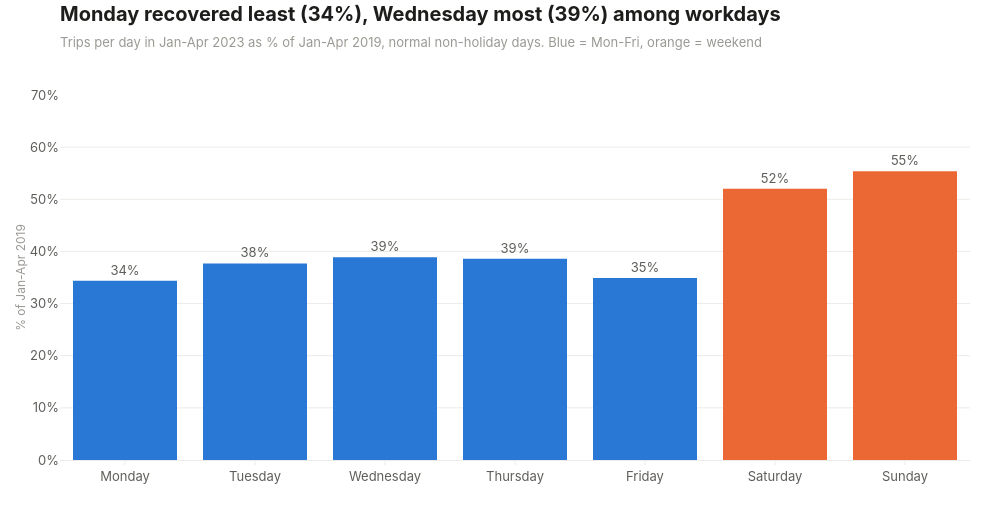

Notebook code for this chart:
### Code cell
colors = []
for day_of_week in by_weekday["day_of_week"]:
    if day_of_week <= 5:
        colors.append(viz.ACCENT)
    else:
        colors.append(viz.CONTRAST)

bars = go.Bar(
    x=by_weekday["day_name"],
    y=by_weekday["recovery_pct"],
    marker_color=colors,
    text=by_weekday["recovery_pct"].round(0).astype(int).astype(str) + "%",
    textposition="outside",
    customdata=by_weekday[["trips_2019", "trips_2023"]],
    hovertemplate="%{x}: %{customdata[1]:,.0f} vs %{customdata[0]:,.0f} trips per day<extra></extra>",
)

fig = go.Figure(bars)
fig.update_layout(hovermode="closest", showlegend=False)
fig.update_yaxes(title_text="% of Jan-Apr 2019", ticksuffix="%", range=[0, 70])

weakest_name = ""
weakest_pct = 101.0
strongest_name = ""
strongest_pct = -1.0
for _, row in by_weekday.iterrows():
    if row["day_of_week"] > 5:
        continue
    if row["recovery_pct"] < weakest_pct:
        weakest_name = row["day_name"]
        weakest_pct = row["recovery_pct"]
    if row["recovery_pct"] > strongest_pct:
        strongest_name = row["day_name"]
        strongest_pct = row["recovery_pct"]

title = (
    f"{weakest_name} recovered least ({weakest_pct:.0f}%), "
    f"{strongest_name} most ({strongest_pct:.0f}%) among workdays"
)
subtitle = "Trips per day in Jan-Apr 2023 as % of Jan-Apr 2019, normal non-holiday days. Blue = Mon-Fri, orange = weekend"
viz.titled(fig, title, subtitle)
viz.save(fig, "04_recovery_by_weekday")
fig

### Figure 1 — Plotly figure (JSON) as saved in the notebook; plotly's stock layout.template omitted (floating-point values rounded to 4 significant figures)
{"data": [{"customdata": [[401100.0, 138000.0], [424300.0, 160100.0], [415500.0, 161400.0], [422100.0, 163000.0], [385300.0, 134600.0], [160700.0, 83520.0], [107000.0, 59280.0]], "hovertemplate": "%{x}: %{customdata[1]:,.0f} vs %{customdata[0]:,.0f} trips per day<extra></extra>", "marker": {"color": ["#2a78d6", "#2a78d6", "#2a78d6", "#2a78d6", "#2a78d6", "#eb6834", "#eb6834"]}, "text": ["34%", "38%", "39%", "39%", "35%", "52%", "55%"], "textposition": "outside", "type": "bar", "x": ["Monday", "Tuesday", "Wednesday", "Thursday", "Friday", "Saturday", "Sunday"], "y": [34.4, 37.7, 38.9, 38.6, 34.9, 52.0, 55.4]}], "layout": {"height": 520, "hovermode": "closest", "showlegend": false, "title": {"text": "<b>Monday recovered least (34%), Wednesday most (39%) among workdays</b><br><span style='font-size:13px;color:#9a9993'>Trips per day in Jan-Apr 2023 as % of Jan-Apr 2019, normal non-holiday days. Blue = Mon-Fri, orange = weekend</span>"}, "width": 1000, "yaxis": {"range": [0, 70], "ticksuffix": "%", "title": {"text": "% of Jan-Apr 2019"}}}}
